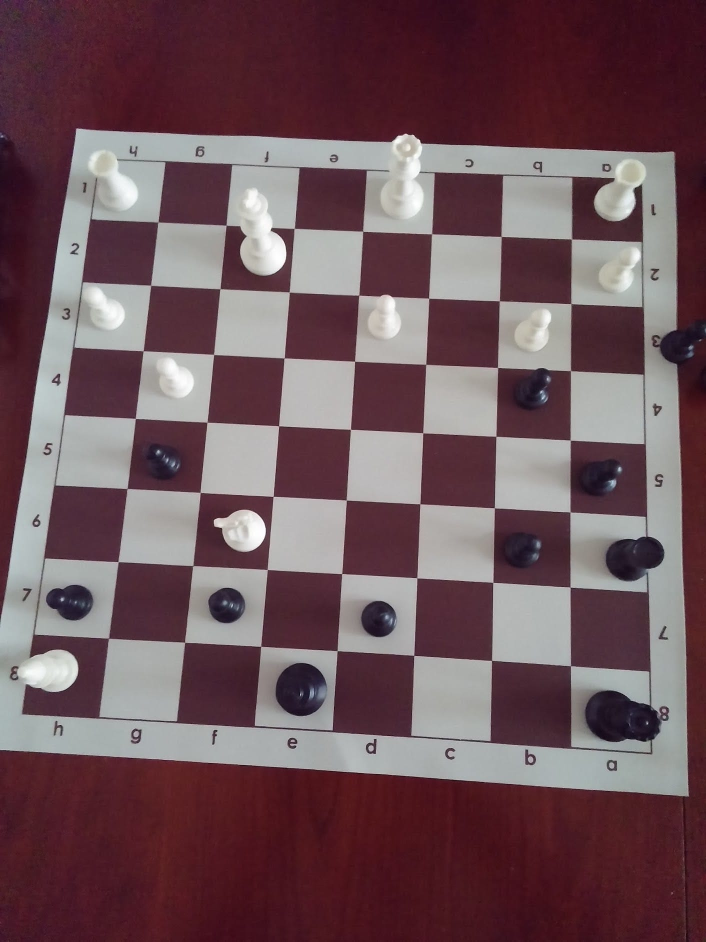
#> input picture corner_detection/data/4.jpg, 1412 x 1883 px (shown at 1/2 size); its folder holds only this picture in this run
$ python -i slid.py   (imports and definitions only)
#> lines starting #> are read from the running program, lines starting #| are printed output that depends on the picture
### corner_detection/debug.py
from corner_detection.config import *
from random import randint
from copy import copy

import numpy as np
import cv2; load = cv2.imread
save = cv2.imwrite

################################################################################

def lines(img, lines, color=(0,0,255), size=2):
	"""draw lines"""
	for a, b in lines: cv2.line(img,tuple(a),tuple(b),color,size)
	return img

# [4 lines left out: function points, not called in this run]

def color():
	return (randint(0, 255), randint(0, 255), randint(0, 255))

################################################################################

counter = 0

class ImageDebug(object):
	img = object

	def __init__(self, img):
		if isinstance(img, tuple):
			img = np.zeros((img[0], img[1], 3), np.uint8)
		if len(img.shape) < 3:
			img = cv2.cvtColor(img, cv2.COLOR_GRAY2RGB)
		self.img = copy(img)

	def lines(self, _lines, color=(0,0,255), size=2):
		self.img = lines(self.img, _lines, color=color, size=size)
		return self

	def points(self, _points, color=(0,0,255), size=10):
		self.img = points(self.img, _points, color=color, size=size)
		return self

	def save(self, filename, prefix=True):
		global counter; counter += 1
		if prefix: __prefix = "__debug_"+"%04d"%int(counter)+"_"
		else:      __prefix = ""
		if NC_DEBUG: save("test/steps/" + __prefix + \
				filename + ".jpg", self.img)

image = ImageDebug

### corner_detection/utils.py
from corner_detection.config import *
from time import time
from copy import copy

import functools, os, re
import sys, cv2, math, numpy as np
na = np.array

################################################################################
columns = 1
# rows, columns = os.popen('stty size', 'r').read().split()
__strip_ansi_re = re.compile(r"""
    \x1b     # literal ESC
    \[       # literal [
    [;\d]*   # zero or more digits or semicolons
    [A-Za-z] # a letter
    """, re.VERBOSE).sub
def __strip_ansi(s):
    return __strip_ansi_re("", s)

################################################################################

def clock():
	global NC_CLOCK; return "(%8s)s" % round((time() - NC_CLOCK), 3)
def reset(): global NC_CLOCK; NC_CLOCK = time()

def warn(msg): print("\x1b[0;33;40m warn: \x1b[4;33;40m" + msg + "\x1b[0m")
def errn(msg): print("\n\x1b[0;37;41m errn: " + msg + "\x1b[0m\n"); sys.exit(1)

def head(msg): return "\x1b[5;30;43m " + msg + " \x1b[0m"
def call(msg): return "--> \x1b[5;31;40m@" + msg + "\x1b[0m"

def ribb(*msg, sep='-'):
	msg = ' '.join(msg)
	return msg + sep * int(int(columns) - len(__strip_ansi(msg)))

################################################################################

# [30 lines left out: functions image_scale, image_resize, image_transform, not called in this run]

class ImageObject(object):
	images = {}; scale = 1; shape = (0, 0)

	# [6 lines left out: function __init__, not called in this run]

	def __getitem__(self, attr):
		"""return image as array"""
		return self.images[attr]

	def __setitem__(self, attr, val):
		"""save image to object"""
		self.images[attr] = val

	# [5 lines left out: function crop, not called in this run]

### corner_detection/slid.py
import corner_detection.utils as utils, corner_detection.debug as debug
from corner_detection.config import *

import math
import cv2, numpy as np
import collections
na = np.array

"""
NC_SLID_CLAHE = [[3,   (2, 6),    5], # @1
		         [3,   (6, 2),    5], # @2
				 [0,   (0, 0),    0]] # EE
"""

"""
NC_SLID_CLAHE = [[4,   (2, 5),    5], # @1
		         [4,   (5, 2),    5], # @2
				 #[1,   (2, 2),   15], # @3
				 [0,   (0, 0),    0]] # EE
"""

"""
NC_SLID_CLAHE = [[2,   (1, 5),    5], # @1
		         [2,   (5, 1),    5], # @2
				 #[1,   (2, 2),   15], # @3
				 [0,   (0, 0),    0]] # EE
"""

"""
NC_SLID_CLAHE = [[3,   (2, 8),    5], # @1
		         [3,   (8, 2),    5], # @2
				 [5,   (4, 4),    5], # @3
				 [0,   (0, 0),    0]] # EE
"""

# 7???
# 4???
NC_SLID_CLAHE = [[3,   (2, 6),    5], # @1
		         [3,   (6, 2),    5], # @2
				 [5,   (3, 3),    5], # @3
				 [0,   (0, 0),    0]] # EE

################################################################################

def slid_canny(img, sigma=0.25):
	"""apply Canny edge detector (automatic thresh)"""
	v = np.median(img)
	img = cv2.medianBlur(img, 5)
	img = cv2.GaussianBlur(img, (7, 7), 2)
	lower = int(max(0, (1.0 - sigma) * v))
	upper = int(min(255, (1.0 + sigma) * v))
	return cv2.Canny(img, lower, upper)

def slid_detector(img, alfa=150, beta=2):
	"""detect lines using Hough algorithm"""
	__lines, lines = [], cv2.HoughLinesP(img, rho=1, theta=np.pi/360*beta,
		threshold=40, minLineLength=50, maxLineGap=15) # [40, 40, 10]
	if lines is None: return []
	for line in np.reshape(lines, (-1, 4)):
		__lines += [[[int(line[0]), int(line[1])],
			         [int(line[2]), int(line[3])]]]
	return __lines

def slid_clahe(img, limit=2, grid=(3,3), iters=5):
	"""repair using CLAHE algorithm (adaptive histogram equalization)"""
	img = cv2.cvtColor(img, cv2.COLOR_BGR2GRAY)
	for i in range(iters):
		img = cv2.createCLAHE(clipLimit=limit, \
				tileGridSize=grid).apply(img)
	debug.image(img).save("slid_clahe_@1")
	if limit != 0:
		kernel = np.ones((10, 10), np.uint8)
		img = cv2.morphologyEx(img, cv2.MORPH_CLOSE, kernel)
		debug.image(img).save("slid_clahe_@2")
	return img

################################################################################

def pSLID(img, thresh=150):
	"""find all lines using different settings"""
	print(utils.call("pSLID(img)"))
	segments = []; i = 0
	for key, arr in enumerate(NC_SLID_CLAHE):
		tmp = slid_clahe(img, limit=arr[0], grid=arr[1], iters=arr[2])
		__segments = list(slid_detector(slid_canny(tmp), thresh))
		segments += __segments; i += 1
		print("FILTER: {} {} : {}".format(i, arr, len(__segments)))
		debug.image(slid_canny(tmp)).lines(__segments).save("pslid_F%d" % i)
	return segments

all_points = []
# [136 lines left out: functions SLID, slid_tendency, not called in this run]

>>> import cv2
>>> picture = cv2.imread('data/4.jpg')
#> picture is the input picture: shape (1883, 1412, 3); mean B, G, R 90.2, 84.1, 110.2
>>> result = pSLID(picture)
#> the loop in pSLID, `for key, arr in enumerate(NC_SLID_CLAHE):` made 4 passes
#| FILTER: 1 [3, (2, 6), 5] : 129
#| FILTER: 2 [3, (6, 2), 5] : 87
#| FILTER: 3 [5, (3, 3), 5] : 100
#| FILTER: 4 [0, (0, 0), 0] : 181
#> pass 1, in slid_clahe, `img = cv2.cvtColor(img, cv2.COLOR_BGR2GRAY)`:
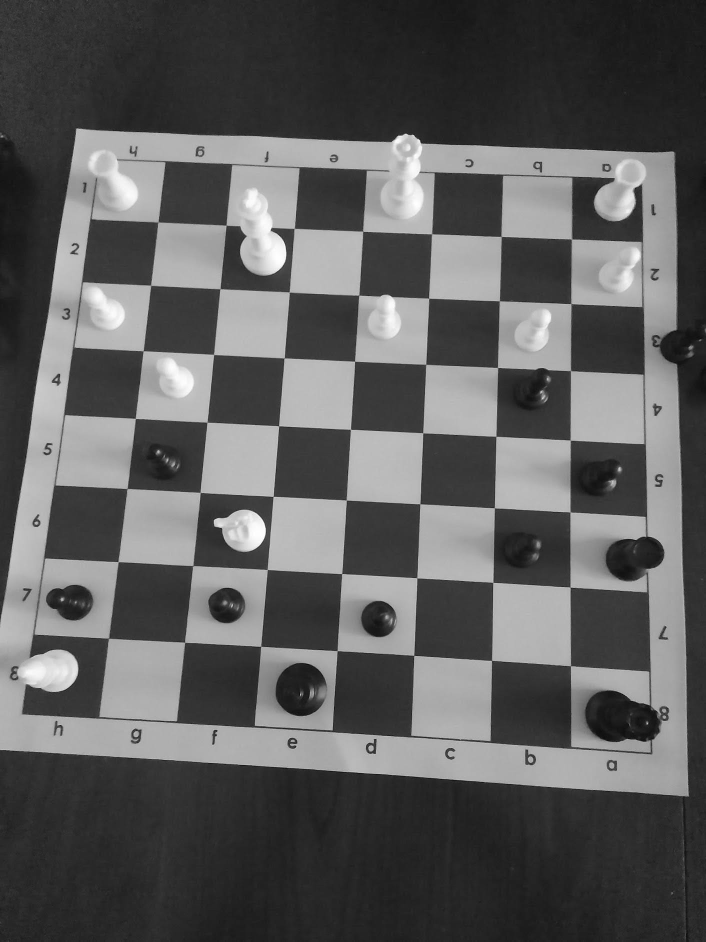
#> img: shape (1883, 1412) (shown at 1/2 size); min 1, max 255, mean 92.6
#> pass 1, in __init__, `img = cv2.cvtColor(img, cv2.COLOR_GRAY2RGB)`:
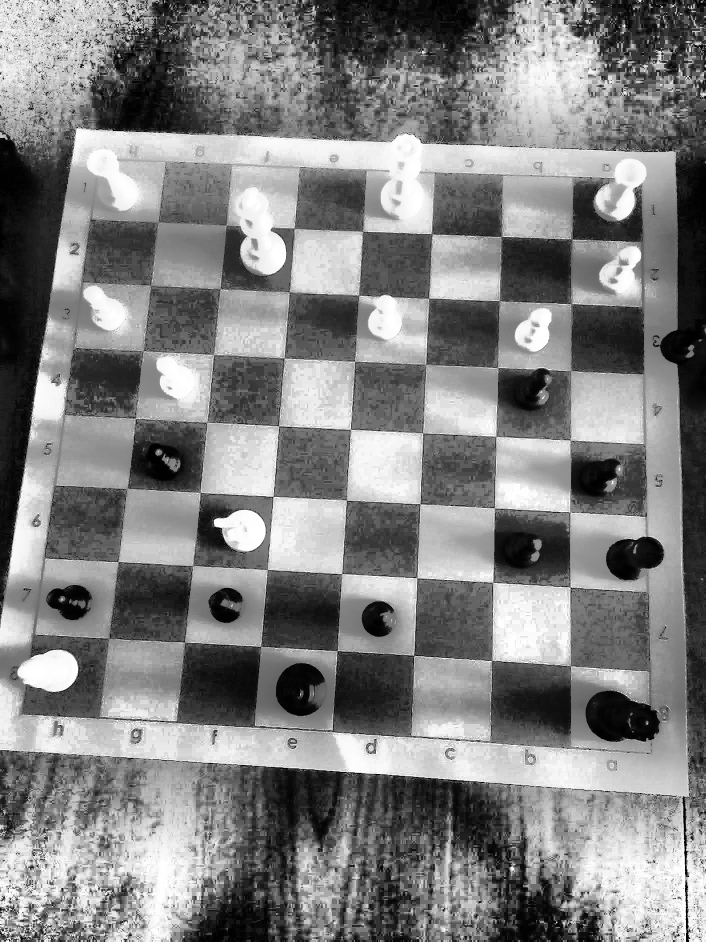
#> img: shape (1883, 1412, 3) (shown at 1/2 size); min 0, max 255, mean 128.7
#> pass 1, in slid_clahe, `img = cv2.morphologyEx(img, cv2.MORPH_CLOSE, kernel)`:
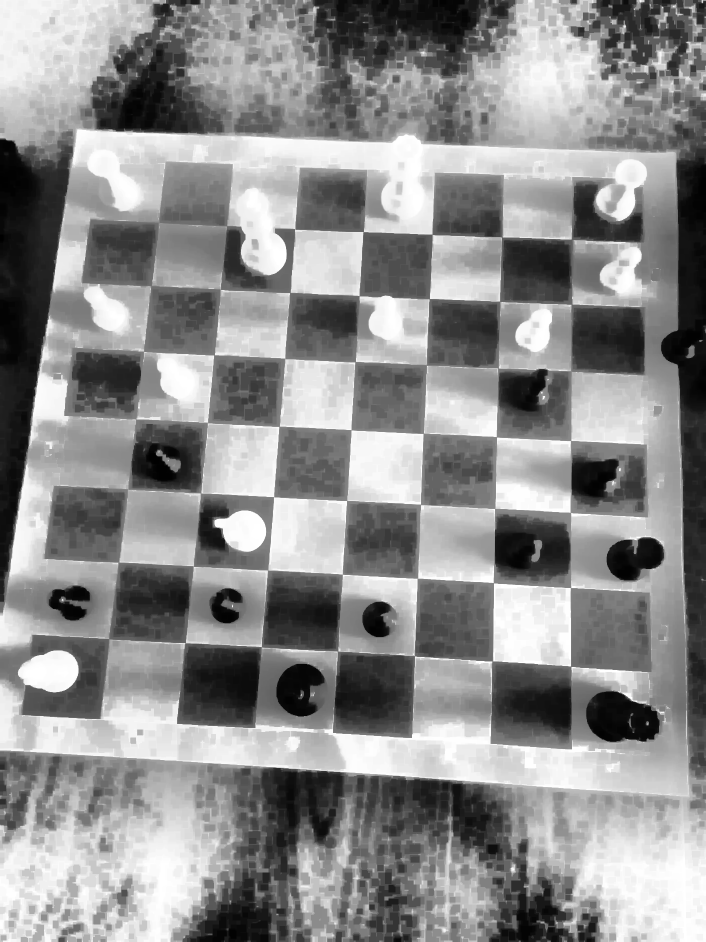
#> img: shape (1883, 1412) (shown at 1/2 size); min 0, max 255, mean 140.2
#> after the loop in pSLID, `for key, arr in enumerate(NC_SLID_CLAHE):`: i = 4
#> result = 497 items
